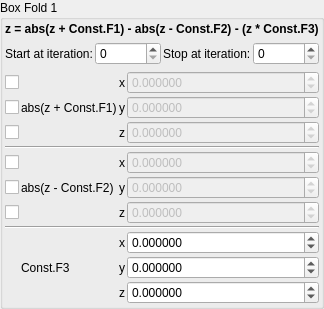
    <widget class="QGroupBox" name="groupBox">
     <property name="title">
      <string>Box Fold 1</string>
     </property>
     <layout class="QVBoxLayout" name="verticalLayout_3">
      <property name="leftMargin">
       <number>2</number>
      </property>
      <property name="topMargin">
       <number>2</number>
      </property>
      <property name="rightMargin">
       <number>2</number>
      </property>
      <property name="bottomMargin">
       <number>2</number>
      </property>
      <item>
       <widget class="QLabel" name="label_96">
        <property name="font">
         <font>
          <weight>75</weight>
          <bold>true</bold>
         </font>
        </property>
        <property name="text">
         <string notr="true">z = abs(z + Const.F1) - abs(z - Const.F2) - (z * Const.F3)</string>
        </property>
       </widget>
      </item>
      <item>
       <layout class="QGridLayout" name="gridLayout_27">
        <property name="spacing">
         <number>2</number>
        </property>
        <item row="0" column="1">
         <widget class="MySpinBox" name="spinboxInt_transf_start_iterations">
          <property name="sizePolicy">
           <sizepolicy hsizetype="Minimum" vsizetype="Maximum">
            <horstretch>0</horstretch>
            <verstretch>0</verstretch>
           </sizepolicy>
          </property>
          <property name="maximum">
           <number>999</number>
          </property>
         </widget>
        </item>
        <item row="0" column="0">
         <widget class="QLabel" name="label_67">
          <property name="text">
           <string>Start at iteration:</string>
          </property>
         </widget>
        </item>
        <item row="0" column="3">
         <widget class="MySpinBox" name="spinboxInt_transf_stop_iterations">
          <property name="sizePolicy">
           <sizepolicy hsizetype="Minimum" vsizetype="Maximum">
            <horstretch>0</horstretch>
            <verstretch>0</verstretch>
           </sizepolicy>
          </property>
          <property name="maximum">
           <number>999</number>
          </property>
         </widget>
        </item>
        <item row="0" column="2">
         <widget class="QLabel" name="label_66">
          <property name="text">
           <string>Stop at iteration:</string>
          </property>
         </widget>
        </item>
       </layout>
      </item>
      <item>
       <layout class="QGridLayout" name="gridLayout_28" columnstretch="0,0,0,1">
        <property name="spacing">
         <number>2</number>
        </property>
        <item row="9" column="1">
         <widget class="QLabel" name="label_100">
          <property name="text">
           <string notr="true">Const.F3</string>
          </property>
         </widget>
        </item>
        <item row="5" column="0">
         <widget class="QCheckBox" name="checkBox_transf_function_enabledAy">
          <property name="text">
           <string/>
          </property>
         </widget>
        </item>
        <item row="2" column="2">
         <widget class="QLabel" name="label_3">
          <property name="text">
           <string notr="true">z</string>
          </property>
         </widget>
        </item>
        <item row="8" column="3">
         <widget class="MyDoubleSpinBox" name="spinbox3_transf_scale3D_111_x">
          <property name="sizePolicy">
           <sizepolicy hsizetype="Minimum" vsizetype="Maximum">
            <horstretch>0</horstretch>
            <verstretch>0</verstretch>
           </sizepolicy>
          </property>
          <property name="prefix">
           <string/>
          </property>
          <property name="decimals">
           <number>6</number>
          </property>
          <property name="minimum">
           <double>-99.989999999999995</double>
          </property>
          <property name="singleStep">
           <double>0.100000000000000</double>
          </property>
         </widget>
        </item>
        <item row="2" column="3">
         <widget class="MyDoubleSpinBox" name="spinbox3_transf_addition_constant_111_z">
          <property name="enabled">
           <bool>false</bool>
          </property>
          <property name="sizePolicy">
           <sizepolicy hsizetype="Minimum" vsizetype="Maximum">
            <horstretch>0</horstretch>
            <verstretch>0</verstretch>
           </sizepolicy>
          </property>
          <property name="decimals">
           <number>6</number>
          </property>
          <property name="minimum">
           <double>-99.989999999999995</double>
          </property>
          <property name="maximum">
           <double>99.989999999999995</double>
          </property>
          <property name="singleStep">
           <double>0.100000000000000</double>
          </property>
         </widget>
        </item>
        <item row="10" column="3">
         <widget class="MyDoubleSpinBox" name="spinbox3_transf_scale3D_111_z">
          <property name="sizePolicy">
           <sizepolicy hsizetype="Minimum" vsizetype="Maximum">
            <horstretch>0</horstretch>
            <verstretch>0</verstretch>
           </sizepolicy>
          </property>
          <property name="decimals">
           <number>6</number>
          </property>
          <property name="minimum">
           <double>-99.989999999999995</double>
          </property>
          <property name="maximum">
           <double>99.989999999999995</double>
          </property>
          <property name="singleStep">
           <double>0.100000000000000</double>
          </property>
         </widget>
        </item>
        <item row="5" column="3">
         <widget class="MyDoubleSpinBox" name="spinbox3_transf_addition_constantA_111_y">
          <property name="enabled">
           <bool>false</bool>
          </property>
          <property name="sizePolicy">
           <sizepolicy hsizetype="Minimum" vsizetype="Maximum">
            <horstretch>0</horstretch>
            <verstretch>0</verstretch>
           </sizepolicy>
          </property>
          <property name="decimals">
           <number>6</number>
          </property>
          <property name="minimum">
           <double>-99.989999999999995</double>
          </property>
          <property name="maximum">
           <double>99.989999999999995</double>
          </property>
          <property name="singleStep">
           <double>0.100000000000000</double>
          </property>
         </widget>
        </item>
        <item row="1" column="1">
         <widget class="QLabel" name="label_68">
          <property name="text">
           <string notr="true">abs(z + Const.F1)</string>
          </property>
         </widget>
        </item>
        <item row="0" column="0">
         <widget class="QCheckBox" name="checkBox_transf_function_enabledx">
          <property name="text">
           <string/>
          </property>
         </widget>
        </item>
        <item row="0" column="2">
         <widget class="QLabel" name="label_2">
          <property name="text">
           <string notr="true">x</string>
          </property>
         </widget>
        </item>
        <item row="8" column="2">
         <widget class="QLabel" name="label_15">
          <property name="text">
           <string notr="true">x</string>
          </property>
         </widget>
        </item>
        <item row="10" column="2">
         <widget class="QLabel" name="label_13">
          <property name="text">
           <string notr="true">z</string>
          </property>
         </widget>
        </item>
        <item row="9" column="3">
         <widget class="MyDoubleSpinBox" name="spinbox3_transf_scale3D_111_y">
          <property name="sizePolicy">
           <sizepolicy hsizetype="Minimum" vsizetype="Maximum">
            <horstretch>0</horstretch>
            <verstretch>0</verstretch>
           </sizepolicy>
          </property>
          <property name="decimals">
           <number>6</number>
          </property>
          <property name="minimum">
           <double>-99.989999999999995</double>
          </property>
          <property name="maximum">
           <double>99.989999999999995</double>
          </property>
          <property name="singleStep">
           <double>0.100000000000000</double>
          </property>
         </widget>
        </item>
        <item row="5" column="2">
         <widget class="QLabel" name="label_11">
          <property name="text">
           <string notr="true">y</string>
          </property>
         </widget>
        </item>
        <item row="4" column="3">
         <widget class="MyDoubleSpinBox" name="spinbox3_transf_addition_constantA_111_x">
          <property name="enabled">
           <bool>false</bool>
          </property>
          <property name="sizePolicy">
           <sizepolicy hsizetype="Minimum" vsizetype="Maximum">
            <horstretch>0</horstretch>
            <verstretch>0</verstretch>
           </sizepolicy>
          </property>
          <property name="prefix">
           <string/>
          </property>
          <property name="decimals">
           <number>6</number>
          </property>
          <property name="minimum">
           <double>-99.989999999999995</double>
          </property>
          <property name="singleStep">
           <double>0.100000000000000</double>
          </property>
         </widget>
        </item>
        <item row="0" column="3">
         <widget class="MyDoubleSpinBox" name="spinbox3_transf_addition_constant_111_x">
          <property name="enabled">
           <bool>false</bool>
          </property>
          <property name="sizePolicy">
           <sizepolicy hsizetype="Minimum" vsizetype="Maximum">
            <horstretch>0</horstretch>
            <verstretch>0</verstretch>
           </sizepolicy>
          </property>
          <property name="prefix">
           <string/>
          </property>
          <property name="decimals">
           <number>6</number>
          </property>
          <property name="minimum">
           <double>-99.989999999999995</double>
          </property>
          <property name="singleStep">
           <double>0.100000000000000</double>
          </property>
         </widget>
        </item>
        <item row="2" column="0">
         <widget class="QCheckBox" name="checkBox_transf_function_enabledz">
          <property name="text">
           <string/>
          </property>
         </widget>
        </item>
        <item row="5" column="1">
         <widget class="QLabel" name="label_95">
          <property name="text">
           <string notr="true">abs(z - Const.F2)</string>
          </property>
         </widget>
        </item>
        <item row="1" column="2">
         <widget class="QLabel" name="label">
          <property name="text">
           <string notr="true">y</string>
          </property>
         </widget>
        </item>
        <item row="9" column="2">
         <widget class="QLabel" name="label_14">
          <property name="text">
           <string notr="true">y</string>
          </property>
         </widget>
        </item>
        <item row="1" column="0">
         <widget class="QCheckBox" name="checkBox_transf_function_enabledy">
          <property name="text">
           <string/>
          </property>
         </widget>
        </item>
        <item row="7" column="0" colspan="4">
         <widget class="Line" name="line_25">
          <property name="orientation">
           <enum>Qt::Horizontal</enum>
          </property>
         </widget>
        </item>
        <item row="6" column="2">
         <widget class="QLabel" name="label_12">
          <property name="text">
           <string notr="true">z</string>
          </property>
         </widget>
        </item>
        <item row="6" column="3">
         <widget class="MyDoubleSpinBox" name="spinbox3_transf_addition_constantA_111_z">
          <property name="enabled">
           <bool>false</bool>
          </property>
          <property name="sizePolicy">
           <sizepolicy hsizetype="Minimum" vsizetype="Maximum">
            <horstretch>0</horstretch>
            <verstretch>0</verstretch>
           </sizepolicy>
          </property>
          <property name="decimals">
           <number>6</number>
          </property>
          <property name="minimum">
           <double>-99.989999999999995</double>
          </property>
          <property name="maximum">
           <double>99.989999999999995</double>
          </property>
          <property name="singleStep">
           <double>0.100000000000000</double>
          </property>
         </widget>
        </item>
        <item row="3" column="0" colspan="4">
         <widget class="Line" name="line_24">
          <property name="orientation">
           <enum>Qt::Horizontal</enum>
          </property>
         </widget>
        </item>
        <item row="4" column="2">
         <widget class="QLabel" name="label_4">
          <property name="text">
           <string notr="true">x</string>
          </property>
         </widget>
        </item>
        <item row="6" column="0">
         <widget class="QCheckBox" name="checkBox_transf_function_enabledAz">
          <property name="text">
           <string/>
          </property>
         </widget>
        </item>
        <item row="4" column="0">
         <widget class="QCheckBox" name="checkBox_transf_function_enabledAx">
          <property name="text">
           <string/>
          </property>
         </widget>
        </item>
        <item row="1" column="3">
         <widget class="MyDoubleSpinBox" name="spinbox3_transf_addition_constant_111_y">
          <property name="enabled">
           <bool>false</bool>
          </property>
          <property name="sizePolicy">
           <sizepolicy hsizetype="Minimum" vsizetype="Maximum">
            <horstretch>0</horstretch>
            <verstretch>0</verstretch>
           </sizepolicy>
          </property>
          <property name="decimals">
           <number>6</number>
          </property>
          <property name="minimum">
           <double>-99.989999999999995</double>
          </property>
          <property name="maximum">
           <double>99.989999999999995</double>
          </property>
          <property name="singleStep">
           <double>0.100000000000000</double>
          </property>
         </widget>
        </item>
       </layout>
      </item>
     </layout>
    </widget>
